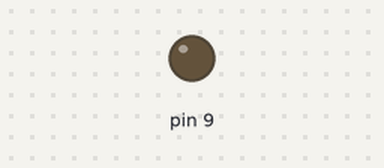
This sketch was run on a simulated Arduino Uno, built with avr-gcc and run on an emulated ATmega328P. Parts: output pins drawn as LEDs (lit = HIGH).

Above: at 0.05 s.
At 6.45 s:
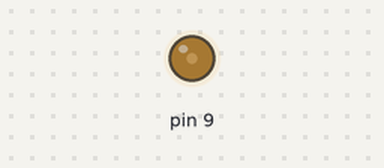
At 12.85 s:
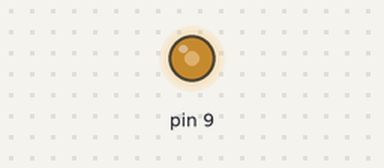
At 25.65 s:
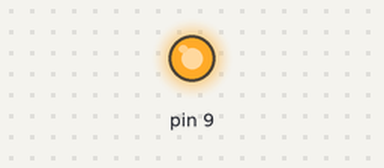
Timing chart, 0 to 40.0 s (numbered marks = the images above):
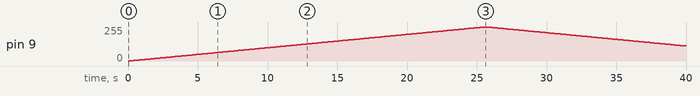

The sketch:

PWM.ino
```cpp
int x;
void setup(){
  // put your setup code here, to run once:
pinMode(9,OUTPUT);

}

void loop()

 { // put your main code here, to run repeatedly:
for(x=0;x<256;x++){
analogWrite(9,x);
delay(100);
}
for(x=256;x>-1;x--){
analogWrite(9,x);
delay(100);
}}
```

Measured:
- by itself, pin 9: rises from 0/255 to 255/255 in 25.4 s, then falls to 113/255 in 14.4 s
